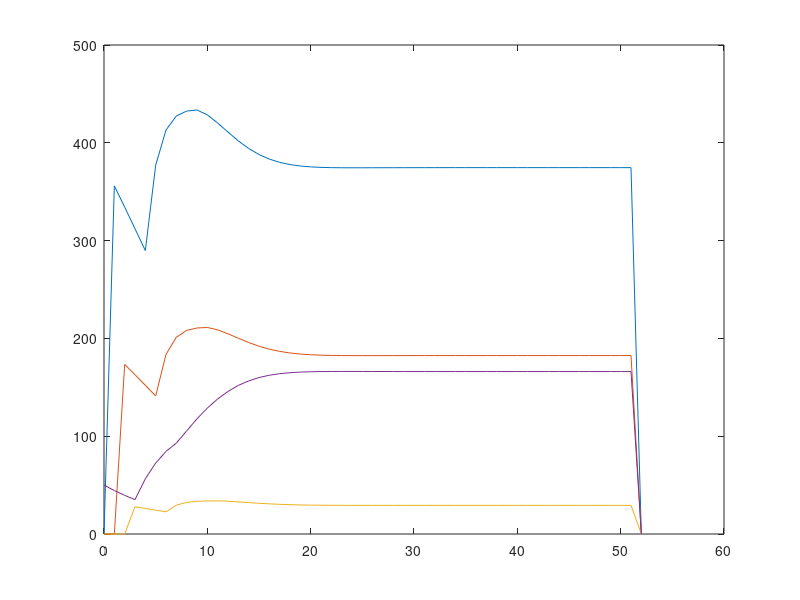

Recreate this plot in MATLAB.
%LPAA Model with noise.

b = 11.6772;
mu_a = 0.1108;
mu_l = 0.5129;
mu_p = rand;
c_1 = 0.0099;
c_2 = 0.0028;

IC = [0, 0, 0, 50];
n = 0;
MaxT = 52;

DF = zeros(MaxT+1,5)
DF(:,1) = 0:MaxT
DF(1,:) = [0, 0, 0, 0, 50]

for i = 2:MaxT
    DF(i,2) = b*DF(i-1,5)*exp(-c_1*DF(i-1,5));
    DF(i,3) = (1-mu_l)*DF(i-1,2);
    DF(i,4) = (1-mu_p)*DF(i-1,3);
    DF(i,5) = DF(i-1,4)*exp(-c_2*DF(i-1,5))+DF(i-1,5)*(1-mu_a);
end

plot(DF(:,1),DF(:,2:5))